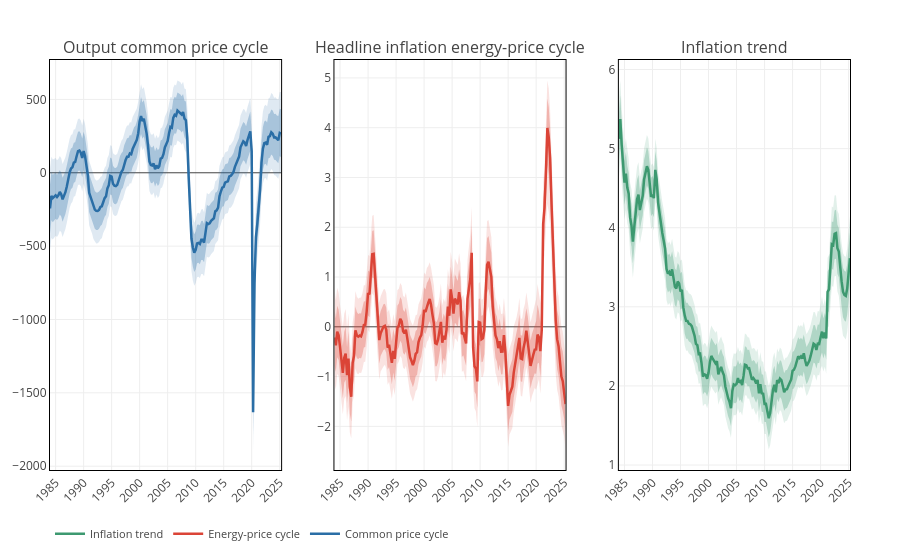
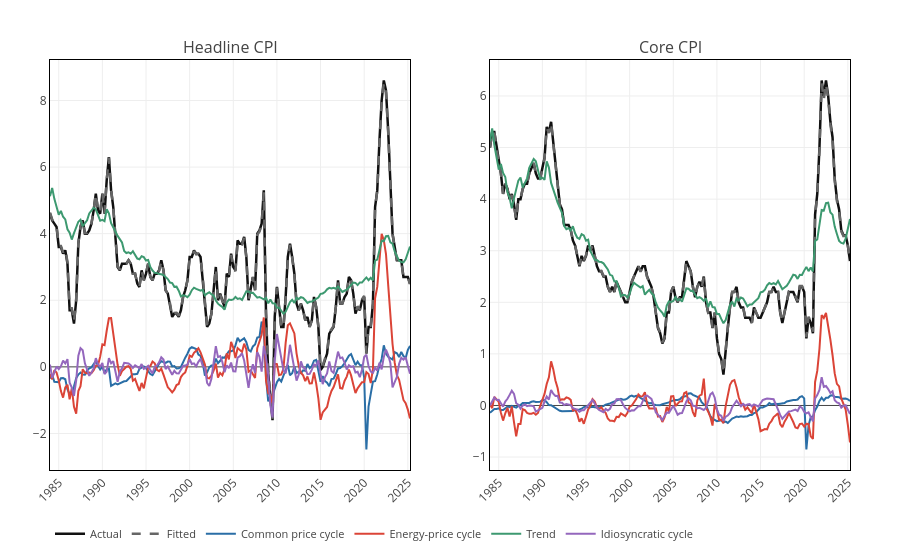
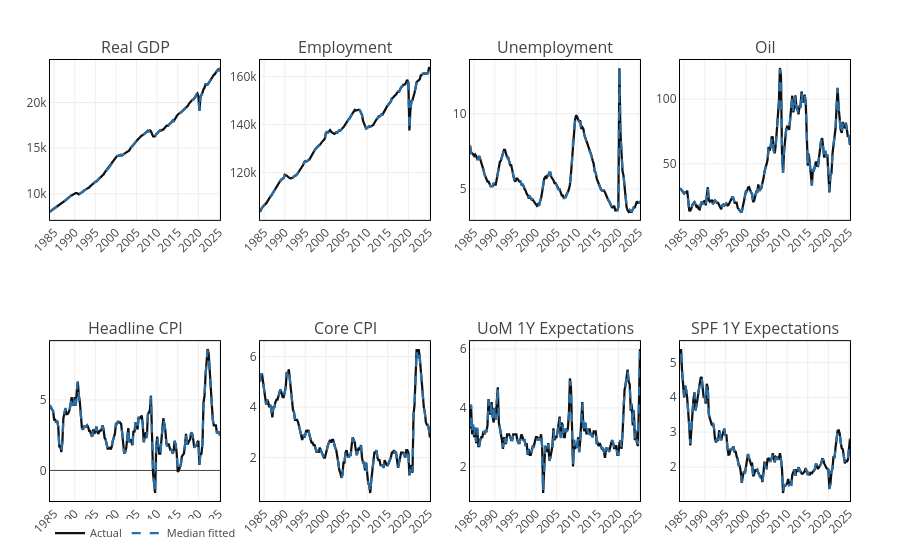

Source (notebook cell) for these figures, in order:
### Markdown cell above
### Presentation Figures

### Code cell
common_color  = "#2A6EA6"
energy_color  = "#DB4437"
trend_color   = "#3D9970"
idio_color    = "#9467BD"
fitted_color  = "#666666"
actual_color  = "#111111"

common_band68 = "rgba(42, 110, 166, 0.30)"
common_band90 = "rgba(42, 110, 166, 0.15)"
energy_band68 = "rgba(219, 68, 55, 0.30)"
energy_band90 = "rgba(219, 68, 55, 0.15)"
trend_band68  = "rgba(61, 153, 112, 0.30)"
trend_band90  = "rgba(61, 153, 112, 0.15)"

function band_traces(x, summary, name, color, band68, band90)
    return [
        pltjs.scatter(x=x, y=summary.q05, mode="lines", line=attr(color="rgba(0,0,0,0)"), hoverinfo="skip", showlegend=false),
        pltjs.scatter(x=x, y=summary.q95, mode="lines", line=attr(color="rgba(0,0,0,0)"), fill="tonexty", fillcolor=band90, hoverinfo="skip", showlegend=false),
        pltjs.scatter(x=x, y=summary.q16, mode="lines", line=attr(color="rgba(0,0,0,0)"), hoverinfo="skip", showlegend=false),
        pltjs.scatter(x=x, y=summary.q84, mode="lines", line=attr(color="rgba(0,0,0,0)"), fill="tonexty", fillcolor=band68, hoverinfo="skip", showlegend=false),
        pltjs.scatter(x=x, y=summary.med, mode="lines", name=name, line=attr(color=color, width=2.5)),
    ]
end

function base_layout(title_text; width=500, height=420)
    return pltjs.Layout(
        title=title_text,
        titlefont_size=13,
        template="plotly_white",
        hovermode="x unified",
        xaxis=attr(showgrid=true, linecolor="black", mirror=true, nticks=10, tickangle=-45),
        yaxis=attr(showgrid=true, linecolor="black", mirror=true),
        margin=attr(l=55, r=20, t=60, b=45),
        width=width,
        height=height,
    )
end

# --- Key common components ---
fig_pc = pltjs.plot(band_traces(date, pick_series(pc, 1),  "Common price cycle",         common_color, common_band68, common_band90), base_layout("Output common price cycle"))
fig_ep = pltjs.plot(band_traces(date, pick_series(ep, 5),  "Energy-price cycle",          energy_color, energy_band68, energy_band90), base_layout("Headline inflation energy-price cycle"))
fig_tr = pltjs.plot(band_traces(date, pick_series(trend, 5), "Inflation trend",           trend_color,  trend_band68,  trend_band90),  base_layout("Inflation trend"))

plt_common = [fig_pc fig_ep fig_tr]
plt_common.plot.layout["legend"] = attr(orientation="h", y=-0.12, x=0.0, font=attr(size=11))
display(plt_common)

# --- Price block decomposition ---
price_figs = Vector{Any}(undef, 2)
for (col, idx) in enumerate([5, 6])
    traces = [
        pltjs.scatter(x=date, y=data[:, idx],        name="Actual",              line=attr(color=actual_color,  width=2.5),             showlegend=col==1),
        pltjs.scatter(x=date, y=fitted_med[:, idx],  name="Fitted",              line=attr(color=fitted_color,  width=2.5, dash="dash"), showlegend=col==1),
        pltjs.scatter(x=date, y=pc.med[:, idx],      name="Common price cycle",  line=attr(color=common_color,  width=2.0),             showlegend=col==1),
        pltjs.scatter(x=date, y=ep.med[:, idx],      name="Energy-price cycle",  line=attr(color=energy_color,  width=2.0),             showlegend=col==1),
        pltjs.scatter(x=date, y=trend.med[:, idx],   name="Trend",               line=attr(color=trend_color,   width=2.0),             showlegend=col==1),
        pltjs.scatter(x=date, y=idio_cycle.med[:, idx], name="Idiosyncratic cycle", line=attr(color=idio_color, width=2.0),             showlegend=col==1),
    ]
    price_figs[col] = pltjs.plot(traces, base_layout(titles[idx]))
end

plt_prices = [price_figs[1] price_figs[2]]
plt_prices.plot.layout["legend"] = attr(orientation="h", y=-0.12, x=0.0, font=attr(size=11))
display(plt_prices)

# --- Observable fit ---
fit_figs = Vector{Any}(undef, n_obs)
for idx in 1:n_obs
    traces = [
        pltjs.scatter(x=date, y=data[:, idx],       name="Actual",       line=attr(color=actual_color, width=2.25),             showlegend=idx==1),
        pltjs.scatter(x=date, y=fitted_med[:, idx], name="Median fitted", line=attr(color=common_color, width=2.25, dash="dash"), showlegend=idx==1),
    ]
    fit_figs[idx] = pltjs.plot(traces, base_layout(titles[idx], width=380, height=320))
end

plt_fit = [fit_figs[1] fit_figs[2] fit_figs[3] fit_figs[4]; fit_figs[5] fit_figs[6] fit_figs[7] fit_figs[8]]
plt_fit.plot.layout["legend"] = attr(orientation="h", y=-0.04, x=0.0, font=attr(size=11))
display(plt_fit)

### Figure 1 — Plotly figure (JSON) as saved in the notebook; plotly's stock layout.template omitted (floating-point values rounded to 4 significant figures; data arrays with more than 128 entries replaced by an {"elided": "..."} marker saying what was removed)
{"data": [{"hoverinfo": "skip", "line": {"color": "rgba(0,0,0,0)"}, "mode": "lines", "showlegend": false, "type": "scatter", "x": {"elided": "166 str values"}, "xaxis": "x1", "y": {"elided": "174 float values"}, "yaxis": "y1"}, {"fill": "tonexty", "fillcolor": "rgba(42, 110, 166, 0.15)", "hoverinfo": "skip", "line": {"color": "rgba(0,0,0,0)"}, "mode": "lines", "showlegend": false, "type": "scatter", "x": {"elided": "166 str values"}, "xaxis": "x1", "y": {"elided": "174 float values"}, "yaxis": "y1"}, {"hoverinfo": "skip", "line": {"color": "rgba(0,0,0,0)"}, "mode": "lines", "showlegend": false, "type": "scatter", "x": {"elided": "166 str values"}, "xaxis": "x1", "y": {"elided": "174 float values"}, "yaxis": "y1"}, {"fill": "tonexty", "fillcolor": "rgba(42, 110, 166, 0.30)", "hoverinfo": "skip", "line": {"color": "rgba(0,0,0,0)"}, "mode": "lines", "showlegend": false, "type": "scatter", "x": {"elided": "166 str values"}, "xaxis": "x1", "y": {"elided": "174 float values"}, "yaxis": "y1"}, {"line": {"color": "#2A6EA6", "width": 2.5}, "mode": "lines", "name": "Common price cycle", "type": "scatter", "x": {"elided": "166 str values"}, "xaxis": "x1", "y": {"elided": "174 float values"}, "yaxis": "y1"}, {"hoverinfo": "skip", "line": {"color": "rgba(0,0,0,0)"}, "mode": "lines", "showlegend": false, "type": "scatter", "x": {"elided": "166 str values"}, "xaxis": "x2", "y": {"elided": "174 float values"}, "yaxis": "y2"}, {"fill": "tonexty", "fillcolor": "rgba(219, 68, 55, 0.15)", "hoverinfo": "skip", "line": {"color": "rgba(0,0,0,0)"}, "mode": "lines", "showlegend": false, "type": "scatter", "x": {"elided": "166 str values"}, "xaxis": "x2", "y": {"elided": "174 float values"}, "yaxis": "y2"}, {"hoverinfo": "skip", "line": {"color": "rgba(0,0,0,0)"}, "mode": "lines", "showlegend": false, "type": "scatter", "x": {"elided": "166 str values"}, "xaxis": "x2", "y": {"elided": "174 float values"}, "yaxis": "y2"}, {"fill": "tonexty", "fillcolor": "rgba(219, 68, 55, 0.30)", "hoverinfo": "skip", "line": {"color": "rgba(0,0,0,0)"}, "mode": "lines", "showlegend": false, "type": "scatter", "x": {"elided": "166 str values"}, "xaxis": "x2", "y": {"elided": "174 float values"}, "yaxis": "y2"}, {"line": {"color": "#DB4437", "width": 2.5}, "mode": "lines", "name": "Energy-price cycle", "type": "scatter", "x": {"elided": "166 str values"}, "xaxis": "x2", "y": {"elided": "174 float values"}, "yaxis": "y2"}, {"hoverinfo": "skip", "line": {"color": "rgba(0,0,0,0)"}, "mode": "lines", "showlegend": false, "type": "scatter", "x": {"elided": "166 str values"}, "xaxis": "x3", "y": {"elided": "174 float values"}, "yaxis": "y3"}, {"fill": "tonexty", "fillcolor": "rgba(61, 153, 112, 0.15)", "hoverinfo": "skip", "line": {"color": "rgba(0,0,0,0)"}, "mode": "lines", "showlegend": false, "type": "scatter", "x": {"elided": "166 str values"}, "xaxis": "x3", "y": {"elided": "174 float values"}, "yaxis": "y3"}, {"hoverinfo": "skip", "line": {"color": "rgba(0,0,0,0)"}, "mode": "lines", "showlegend": false, "type": "scatter", "x": {"elided": "166 str values"}, "xaxis": "x3", "y": {"elided": "174 float values"}, "yaxis": "y3"}, {"fill": "tonexty", "fillcolor": "rgba(61, 153, 112, 0.30)", "hoverinfo": "skip", "line": {"color": "rgba(0,0,0,0)"}, "mode": "lines", "showlegend": false, "type": "scatter", "x": {"elided": "166 str values"}, "xaxis": "x3", "y": {"elided": "174 float values"}, "yaxis": "y3"}, {"line": {"color": "#3D9970", "width": 2.5}, "mode": "lines", "name": "Inflation trend", "type": "scatter", "x": {"elided": "166 str values"}, "xaxis": "x3", "y": {"elided": "174 float values"}, "yaxis": "y3"}], "layout": {"annotations": [{"font": {"size": 16}, "showarrow": false, "text": "Output common price cycle", "x": 0.1444, "xanchor": "center", "xref": "paper", "y": 1, "yanchor": "bottom", "yref": "paper"}, {"font": {"size": 16}, "showarrow": false, "text": "Headline inflation energy-price cycle", "x": 0.5, "xanchor": "center", "xref": "paper", "y": 1, "yanchor": "bottom", "yref": "paper"}, {"font": {"size": 16}, "showarrow": false, "text": "Inflation trend", "x": 0.8556, "xanchor": "center", "xref": "paper", "y": 1, "yanchor": "bottom", "yref": "paper"}], "legend": {"font": {"size": 11}, "orientation": "h", "x": 0, "y": -0.12}, "margin": {"b": 50, "l": 50, "r": 50, "t": 60}, "xaxis1": {"anchor": "y1", "domain": [0, 0.2889], "linecolor": "black", "mirror": true, "nticks": 10, "showgrid": true, "tickangle": -45}, "xaxis2": {"anchor": "y2", "domain": [0.3556, 0.6444], "linecolor": "black", "mirror": true, "nticks": 10, "showgrid": true, "tickangle": -45}, "xaxis3": {"anchor": "y3", "domain": [0.7111, 1], "linecolor": "black", "mirror": true, "nticks": 10, "showgrid": true, "tickangle": -45}, "yaxis1": {"anchor": "x1", "domain": [0, 1], "linecolor": "black", "mirror": true, "showgrid": true}, "yaxis2": {"anchor": "x2", "domain": [0, 1], "linecolor": "black", "mirror": true, "showgrid": true}, "yaxis3": {"anchor": "x3", "domain": [0, 1], "linecolor": "black", "mirror": true, "showgrid": true}}}

### Figure 2 — Plotly figure (JSON) as saved in the notebook; plotly's stock layout.template omitted (floating-point values rounded to 4 significant figures; data arrays with more than 128 entries replaced by an {"elided": "..."} marker saying what was removed)
{"data": [{"line": {"color": "#111111", "width": 2.5}, "name": "Actual", "showlegend": true, "type": "scatter", "x": {"elided": "166 str values"}, "xaxis": "x1", "y": {"elided": "174 float values"}, "yaxis": "y1"}, {"line": {"color": "#666666", "dash": "dash", "width": 2.5}, "name": "Fitted", "showlegend": true, "type": "scatter", "x": {"elided": "166 str values"}, "xaxis": "x1", "y": {"elided": "174 float values"}, "yaxis": "y1"}, {"line": {"color": "#2A6EA6", "width": 2}, "name": "Common price cycle", "showlegend": true, "type": "scatter", "x": {"elided": "166 str values"}, "xaxis": "x1", "y": {"elided": "174 float values"}, "yaxis": "y1"}, {"line": {"color": "#DB4437", "width": 2}, "name": "Energy-price cycle", "showlegend": true, "type": "scatter", "x": {"elided": "166 str values"}, "xaxis": "x1", "y": {"elided": "174 float values"}, "yaxis": "y1"}, {"line": {"color": "#3D9970", "width": 2}, "name": "Trend", "showlegend": true, "type": "scatter", "x": {"elided": "166 str values"}, "xaxis": "x1", "y": {"elided": "174 float values"}, "yaxis": "y1"}, {"line": {"color": "#9467BD", "width": 2}, "name": "Idiosyncratic cycle", "showlegend": true, "type": "scatter", "x": {"elided": "166 str values"}, "xaxis": "x1", "y": {"elided": "174 float values"}, "yaxis": "y1"}, {"line": {"color": "#111111", "width": 2.5}, "name": "Actual", "showlegend": false, "type": "scatter", "x": {"elided": "166 str values"}, "xaxis": "x2", "y": {"elided": "174 float values"}, "yaxis": "y2"}, {"line": {"color": "#666666", "dash": "dash", "width": 2.5}, "name": "Fitted", "showlegend": false, "type": "scatter", "x": {"elided": "166 str values"}, "xaxis": "x2", "y": {"elided": "174 float values"}, "yaxis": "y2"}, {"line": {"color": "#2A6EA6", "width": 2}, "name": "Common price cycle", "showlegend": false, "type": "scatter", "x": {"elided": "166 str values"}, "xaxis": "x2", "y": {"elided": "174 float values"}, "yaxis": "y2"}, {"line": {"color": "#DB4437", "width": 2}, "name": "Energy-price cycle", "showlegend": false, "type": "scatter", "x": {"elided": "166 str values"}, "xaxis": "x2", "y": {"elided": "174 float values"}, "yaxis": "y2"}, {"line": {"color": "#3D9970", "width": 2}, "name": "Trend", "showlegend": false, "type": "scatter", "x": {"elided": "166 str values"}, "xaxis": "x2", "y": {"elided": "174 float values"}, "yaxis": "y2"}, {"line": {"color": "#9467BD", "width": 2}, "name": "Idiosyncratic cycle", "showlegend": false, "type": "scatter", "x": {"elided": "166 str values"}, "xaxis": "x2", "y": {"elided": "174 float values"}, "yaxis": "y2"}], "layout": {"annotations": [{"font": {"size": 16}, "showarrow": false, "text": "Headline CPI", "x": 0.225, "xanchor": "center", "xref": "paper", "y": 1, "yanchor": "bottom", "yref": "paper"}, {"font": {"size": 16}, "showarrow": false, "text": "Core CPI", "x": 0.775, "xanchor": "center", "xref": "paper", "y": 1, "yanchor": "bottom", "yref": "paper"}], "legend": {"font": {"size": 11}, "orientation": "h", "x": 0, "y": -0.12}, "margin": {"b": 50, "l": 50, "r": 50, "t": 60}, "xaxis1": {"anchor": "y1", "domain": [0, 0.45], "linecolor": "black", "mirror": true, "nticks": 10, "showgrid": true, "tickangle": -45}, "xaxis2": {"anchor": "y2", "domain": [0.55, 1], "linecolor": "black", "mirror": true, "nticks": 10, "showgrid": true, "tickangle": -45}, "yaxis1": {"anchor": "x1", "domain": [0, 1], "linecolor": "black", "mirror": true, "showgrid": true}, "yaxis2": {"anchor": "x2", "domain": [0, 1], "linecolor": "black", "mirror": true, "showgrid": true}}}

### Figure 3 — Plotly figure (JSON) as saved in the notebook; plotly's stock layout.template omitted (floating-point values rounded to 4 significant figures; data arrays with more than 128 entries replaced by an {"elided": "..."} marker saying what was removed)
{"data": [{"line": {"color": "#111111", "width": 2.25}, "name": "Actual", "showlegend": true, "type": "scatter", "x": {"elided": "166 str values"}, "xaxis": "x1", "y": {"elided": "174 float values"}, "yaxis": "y1"}, {"line": {"color": "#2A6EA6", "dash": "dash", "width": 2.25}, "name": "Median fitted", "showlegend": true, "type": "scatter", "x": {"elided": "166 str values"}, "xaxis": "x1", "y": {"elided": "174 float values"}, "yaxis": "y1"}, {"line": {"color": "#111111", "width": 2.25}, "name": "Actual", "showlegend": false, "type": "scatter", "x": {"elided": "166 str values"}, "xaxis": "x2", "y": {"elided": "174 float values"}, "yaxis": "y2"}, {"line": {"color": "#2A6EA6", "dash": "dash", "width": 2.25}, "name": "Median fitted", "showlegend": false, "type": "scatter", "x": {"elided": "166 str values"}, "xaxis": "x2", "y": {"elided": "174 float values"}, "yaxis": "y2"}, {"line": {"color": "#111111", "width": 2.25}, "name": "Actual", "showlegend": false, "type": "scatter", "x": {"elided": "166 str values"}, "xaxis": "x3", "y": {"elided": "174 float values"}, "yaxis": "y3"}, {"line": {"color": "#2A6EA6", "dash": "dash", "width": 2.25}, "name": "Median fitted", "showlegend": false, "type": "scatter", "x": {"elided": "166 str values"}, "xaxis": "x3", "y": {"elided": "174 float values"}, "yaxis": "y3"}, {"line": {"color": "#111111", "width": 2.25}, "name": "Actual", "showlegend": false, "type": "scatter", "x": {"elided": "166 str values"}, "xaxis": "x4", "y": {"elided": "174 float values"}, "yaxis": "y4"}, {"line": {"color": "#2A6EA6", "dash": "dash", "width": 2.25}, "name": "Median fitted", "showlegend": false, "type": "scatter", "x": {"elided": "166 str values"}, "xaxis": "x4", "y": {"elided": "174 float values"}, "yaxis": "y4"}, {"line": {"color": "#111111", "width": 2.25}, "name": "Actual", "showlegend": false, "type": "scatter", "x": {"elided": "166 str values"}, "xaxis": "x5", "y": {"elided": "174 float values"}, "yaxis": "y5"}, {"line": {"color": "#2A6EA6", "dash": "dash", "width": 2.25}, "name": "Median fitted", "showlegend": false, "type": "scatter", "x": {"elided": "166 str values"}, "xaxis": "x5", "y": {"elided": "174 float values"}, "yaxis": "y5"}, {"line": {"color": "#111111", "width": 2.25}, "name": "Actual", "showlegend": false, "type": "scatter", "x": {"elided": "166 str values"}, "xaxis": "x6", "y": {"elided": "174 float values"}, "yaxis": "y6"}, {"line": {"color": "#2A6EA6", "dash": "dash", "width": 2.25}, "name": "Median fitted", "showlegend": false, "type": "scatter", "x": {"elided": "166 str values"}, "xaxis": "x6", "y": {"elided": "174 float values"}, "yaxis": "y6"}, {"line": {"color": "#111111", "width": 2.25}, "name": "Actual", "showlegend": false, "type": "scatter", "x": {"elided": "166 str values"}, "xaxis": "x7", "y": {"elided": "174 float values"}, "yaxis": "y7"}, {"line": {"color": "#2A6EA6", "dash": "dash", "width": 2.25}, "name": "Median fitted", "showlegend": false, "type": "scatter", "x": {"elided": "166 str values"}, "xaxis": "x7", "y": {"elided": "174 float values"}, "yaxis": "y7"}, {"line": {"color": "#111111", "width": 2.25}, "name": "Actual", "showlegend": false, "type": "scatter", "x": {"elided": "166 str values"}, "xaxis": "x8", "y": {"elided": "174 float values"}, "yaxis": "y8"}, {"line": {"color": "#2A6EA6", "dash": "dash", "width": 2.25}, "name": "Median fitted", "showlegend": false, "type": "scatter", "x": {"elided": "166 str values"}, "xaxis": "x8", "y": {"elided": "174 float values"}, "yaxis": "y8"}], "layout": {"annotations": [{"font": {"size": 16}, "showarrow": false, "text": "Real GDP", "x": 0.1062, "xanchor": "center", "xref": "paper", "y": 1, "yanchor": "bottom", "yref": "paper"}, {"font": {"size": 16}, "showarrow": false, "text": "Headline CPI", "x": 0.1062, "xanchor": "center", "xref": "paper", "y": 0.3625, "yanchor": "bottom", "yref": "paper"}, {"font": {"size": 16}, "showarrow": false, "text": "Employment", "x": 0.3688, "xanchor": "center", "xref": "paper", "y": 1, "yanchor": "bottom", "yref": "paper"}, {"font": {"size": 16}, "showarrow": false, "text": "Core CPI", "x": 0.3688, "xanchor": "center", "xref": "paper", "y": 0.3625, "yanchor": "bottom", "yref": "paper"}, {"font": {"size": 16}, "showarrow": false, "text": "Unemployment", "x": 0.6313, "xanchor": "center", "xref": "paper", "y": 1, "yanchor": "bottom", "yref": "paper"}, {"font": {"size": 16}, "showarrow": false, "text": "UoM 1Y Expectations", "x": 0.6313, "xanchor": "center", "xref": "paper", "y": 0.3625, "yanchor": "bottom", "yref": "paper"}, {"font": {"size": 16}, "showarrow": false, "text": "Oil", "x": 0.8938, "xanchor": "center", "xref": "paper", "y": 1, "yanchor": "bottom", "yref": "paper"}, {"font": {"size": 16}, "showarrow": false, "text": "SPF 1Y Expectations", "x": 0.8938, "xanchor": "center", "xref": "paper", "y": 0.3625, "yanchor": "bottom", "yref": "paper"}], "legend": {"font": {"size": 11}, "orientation": "h", "x": 0, "y": -0.04}, "margin": {"b": 50, "l": 50, "r": 50, "t": 60}, "xaxis1": {"anchor": "y1", "domain": [0, 0.2125], "linecolor": "black", "mirror": true, "nticks": 10, "showgrid": true, "tickangle": -45}, "xaxis2": {"anchor": "y2", "domain": [0.2625, 0.475], "linecolor": "black", "mirror": true, "nticks": 10, "showgrid": true, "tickangle": -45}, "xaxis3": {"anchor": "y3", "domain": [0.525, 0.7375], "linecolor": "black", "mirror": true, "nticks": 10, "showgrid": true, "tickangle": -45}, "xaxis4": {"anchor": "y4", "domain": [0.7875, 1], "linecolor": "black", "mirror": true, "nticks": 10, "showgrid": true, "tickangle": -45}, "xaxis5": {"anchor": "y5", "domain": [0, 0.2125], "linecolor": "black", "mirror": true, "nticks": 10, "showgrid": true, "tickangle": -45}, "xaxis6": {"anchor": "y6", "domain": [0.2625, 0.475], "linecolor": "black", "mirror": true, "nticks": 10, "showgrid": true, "tickangle": -45}, "xaxis7": {"anchor": "y7", "domain": [0.525, 0.7375], "linecolor": "black", "mirror": true, "nticks": 10, "showgrid": true, "tickangle": -45}, "xaxis8": {"anchor": "y8", "domain": [0.7875, 1], "linecolor": "black", "mirror": true, "nticks": 10, "showgrid": true, "tickangle": -45}, "yaxis1": {"anchor": "x1", "domain": [0.6375, 1], "linecolor": "black", "mirror": true, "showgrid": true}, "yaxis2": {"anchor": "x2", "domain": [0.6375, 1], "linecolor": "black", "mirror": true, "showgrid": true}, "yaxis3": {"anchor": "x3", "domain": [0.6375, 1], "linecolor": "black", "mirror": true, "showgrid": true}, "yaxis4": {"anchor": "x4", "domain": [0.6375, 1], "linecolor": "black", "mirror": true, "showgrid": true}, "yaxis5": {"anchor": "x5", "domain": [5.551e-17, 0.3625], "linecolor": "black", "mirror": true, "showgrid": true}, "yaxis6": {"anchor": "x6", "domain": [5.551e-17, 0.3625], "linecolor": "black", "mirror": true, "showgrid": true}, "yaxis7": {"anchor": "x7", "domain": [5.551e-17, 0.3625], "linecolor": "black", "mirror": true, "showgrid": true}, "yaxis8": {"anchor": "x8", "domain": [5.551e-17, 0.3625], "linecolor": "black", "mirror": true, "showgrid": true}}}
